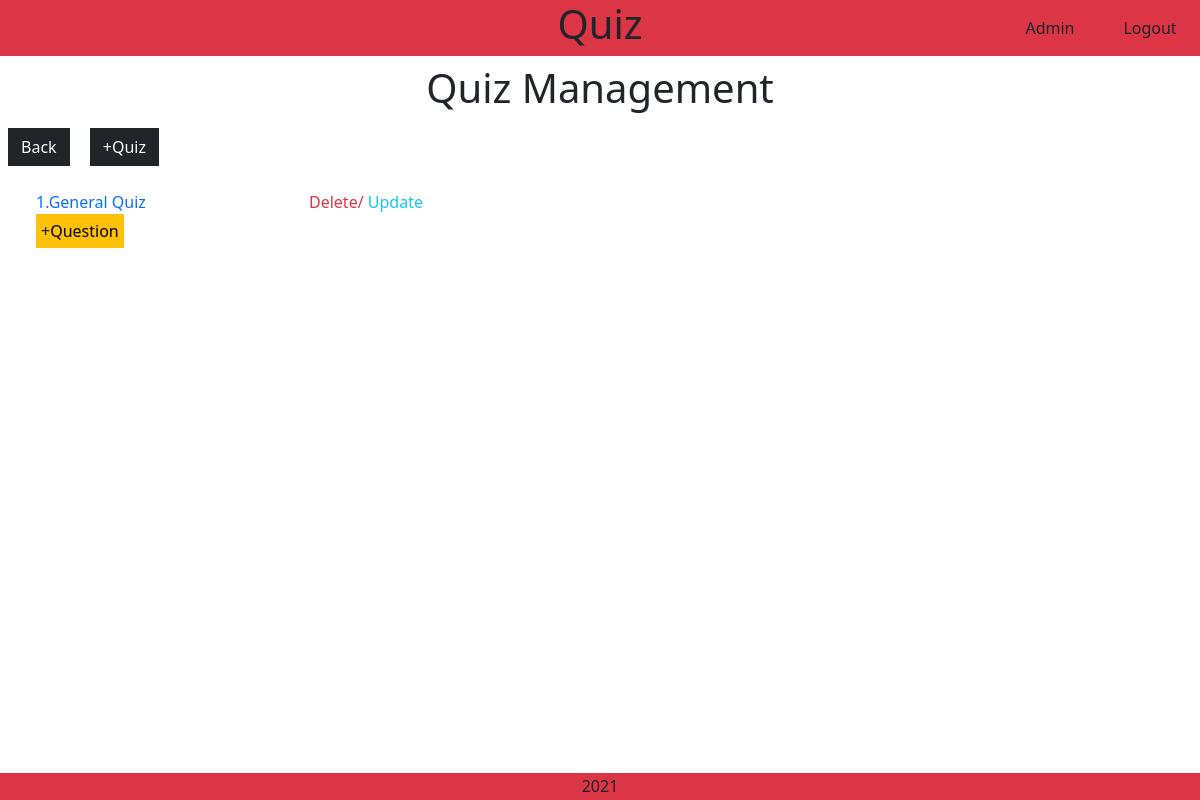
Page /quiz/ (signed in) on the earlier database version.
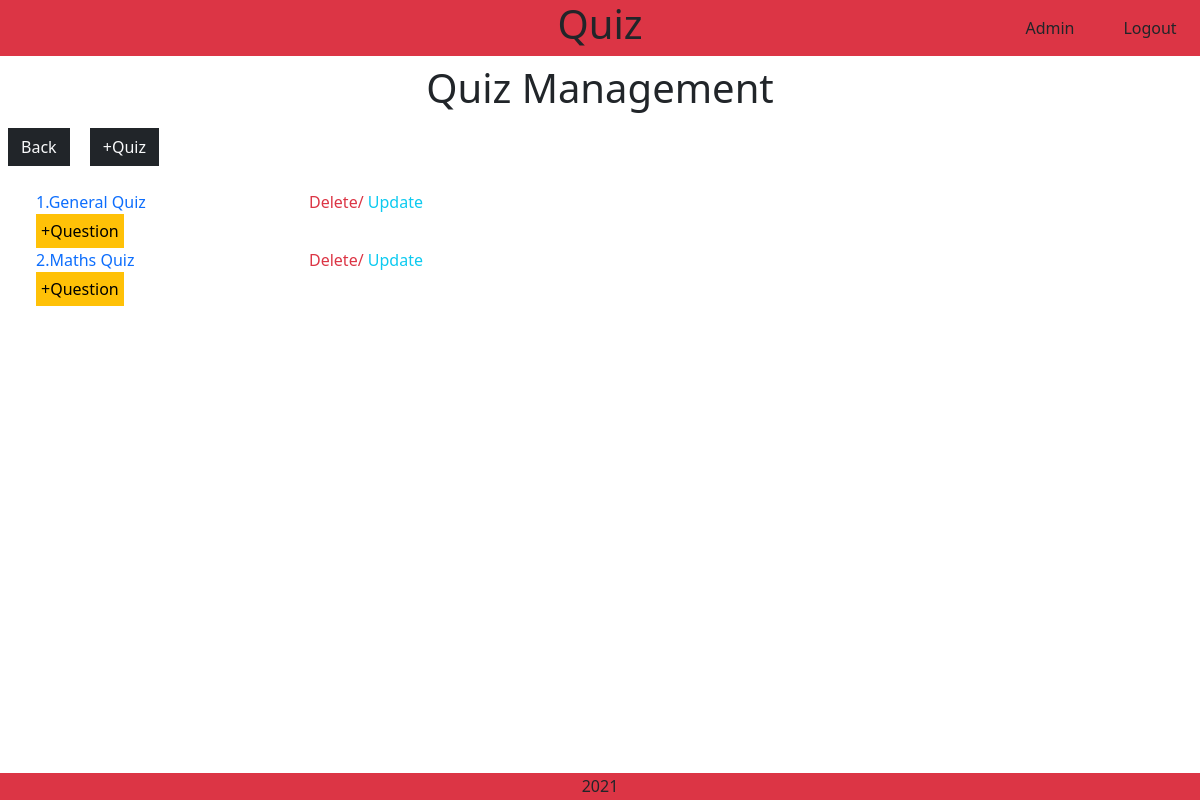
Same page on the later database version.
### quiz/models.py (models this page shows)
class Quiz(models.Model):
    class Meta:
        verbose_name_plural = "Quiz"
    quiz_name = models.CharField(max_length=254)
    def __str__(self):
        return self.quiz_name

### quiz/views.py (the view)
# urls.py: path('quiz/', include('quiz.urls')),
def quiz(request):
    if not request.user.is_superuser:
        messages.error(request, 'Permision Denied!.')
        return redirect(reverse('home'))
    quizzes = Quiz.objects.all()
    context = {
        'quizzes': quizzes,
    }
    return render(request, 'quiz/quiz.html', context)

### quiz/templates/quiz/quiz.html (shortened to what this page needs)
{% extends "base.html" %}
{% load static %}
{% block extra_css %}
    <link rel="stylesheet" href="{% static 'quiz/css/quiz.css' %}">
{% endblock %}
{% block content %}
    <div class="h1 text-center mt-2">Quiz Management</div>
    <a href="{% url 'staff' %}" class="btn btn-dark text-light rounded-0 m-2">Back</a>
    <a href="{% url 'add_quiz' %}" class="btn btn-dark text-light rounded-0 m-2">+Quiz</a>
    <div class="row m-0 container mt-3">
        {% for quiz in quizzes %}
            <a href="{% url 'questionnaire' quiz_id=quiz.id num=0 %}" class="col-6 col-md-3">{{ forloop.counter }}.{{ quiz }}</a>
            <div class="col-6 col-md-3">
                <a href="{% url 'delete_quiz' quiz_id=quiz.id %}" class="text-danger">Delete/</a>
                <a href="{% url 'update_quiz' quiz_id=quiz.id %}" class="text-info">Update</a>
            </div>
            <div>
                <a href="{% url 'add_question' quiz_id=quiz.id %}" class="btn btn-warning rounded-0 p-1">+Question</a>
            </div>
        {% endfor %}
    </div>
{% endblock %}

Differences in the rows shown:
added Quiz: quiz_name "Maths Quiz"
